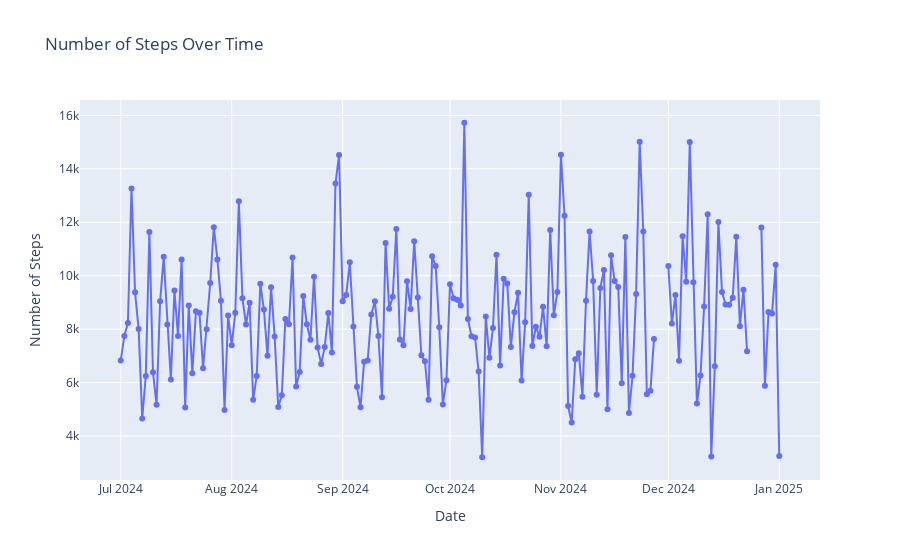

Notebook cell for this chart:
### Code cell
# Create a line chart for the number of steps over time
fig = px.line(fitness_data, x='date', y='steps', title='Number of Steps Over Time',
              labels={'steps': 'Number of Steps', 'date': 'Date'},
              markers=True)
fig.show()

### Figure 1 — Plotly figure (JSON) as saved in the notebook; plotly's stock layout.template omitted (floating-point values rounded to 4 significant figures; data arrays with more than 128 entries replaced by an {"elided": "..."} marker saying what was removed)
{"data": [{"hovertemplate": "Date=%{x}<br>Number of Steps=%{y}<extra></extra>", "legendgroup": "", "line": {"color": "#636efa", "dash": "solid"}, "marker": {"symbol": "circle"}, "mode": "lines+markers", "name": "", "orientation": "v", "showlegend": false, "type": "scatter", "x": {"elided": "185 str values"}, "xaxis": "x", "y": {"elided": "185 float values"}, "yaxis": "y"}], "layout": {"legend": {"tracegroupgap": 0}, "title": {"text": "Number of Steps Over Time"}, "xaxis": {"anchor": "y", "domain": [0, 1], "title": {"text": "Date"}}, "yaxis": {"anchor": "x", "domain": [0, 1], "title": {"text": "Number of Steps"}}}}
